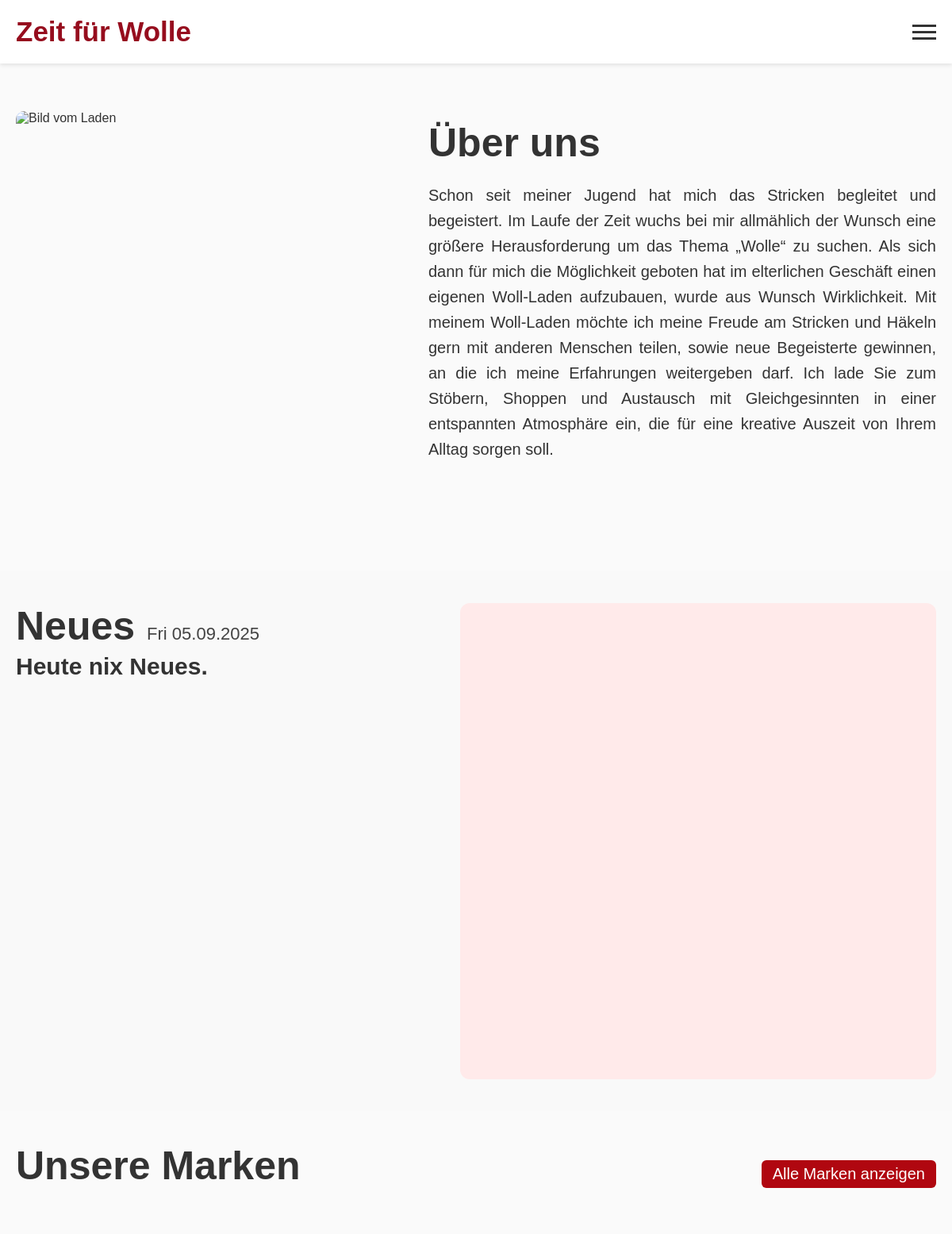
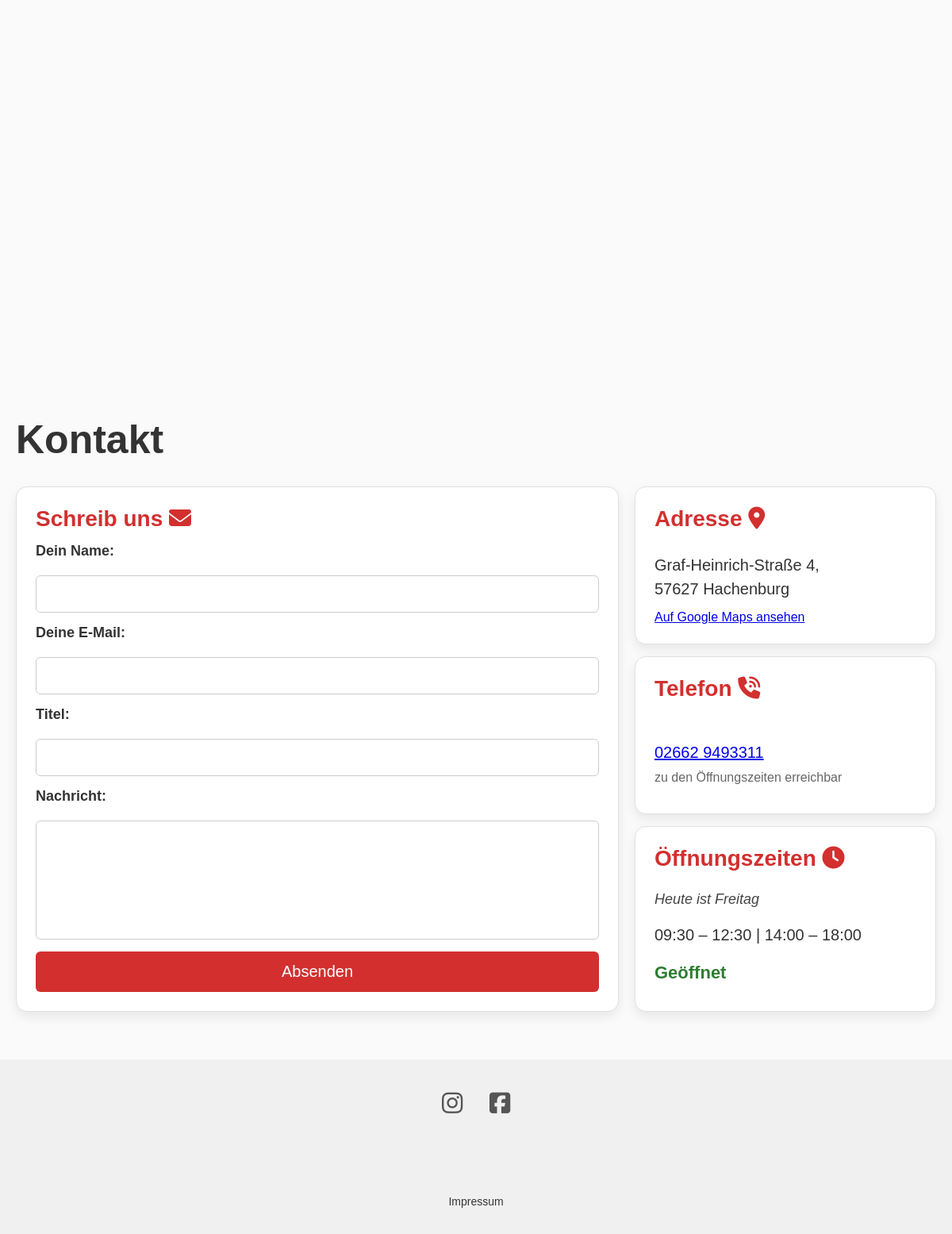
The page / on the database its author committed (2 pictures, top to bottom).
### tables this page shows
CREATE TABLE `oeffnungszeiten` (
  `id` int(11) NOT NULL,
  `tag` int(1) NOT NULL,
  `offen` time NOT NULL,
  `zu` time NOT NULL,
  `pause_anfang` time NOT NULL,
  `pause_ende` time NOT NULL
);

CREATE TABLE `socials` (
  `id` int(11) NOT NULL,
  `plattform` varchar(100) DEFAULT NULL,
  `url` varchar(255) DEFAULT NULL,
  `wichtigkeit` tinyint(4) NOT NULL,
  `reihenfolge` int(11) NOT NULL
);

### includes/socials-include.php (the view, shortened to what this page needs)
<?php
require_once 'datenbank.php';
$mobileSocials = '';
$stmt = $pdo->prepare("SELECT `plattform`, `url` FROM `socials` WHERE `wichtigkeit` = 1 ORDER BY `reihenfolge` ASC");
$stmt->execute();
$socials = $stmt->fetchAll(PDO::FETCH_ASSOC);
if ($socials) {
    $mobileSocials .= '<div class="mobile-socials">';
    foreach ($socials as $social) {
        $plattform = strtolower($social['plattform']);
        $url = htmlspecialchars($social['url']);
        $icon = '';
        switch ($plattform) {
            case 'instagram':
                $icon = '<i class="fa-brands fa-instagram fa-xl"></i>';
                break;
            case 'facebook':
                $icon = '<i class="fa-brands fa-square-facebook fa-xl"></i>';
                break;
              }
              $mobileSocials .= '<div class="social-icon"><a href="' . $url . '" target="_blank" rel="noopener noreferrer">' . $icon . '</a></div>';
          }
          $mobileSocials .= '</div>';
      }

### includes/oeffnungszeiten-include.php (shortened to what this page needs)
<?php
include __DIR__ . '/datenbank.php';
$heuteTag = date('N');
$tageNamen = [1=>"Montag",2=>"Dienstag",3=>"Mittwoch",4=>"Donnerstag",5=>"Freitag",6=>"Samstag",7=>"Sonntag"];
$sql = "SELECT * FROM oeffnungszeiten WHERE tag = ?";
$stmt = $pdo->prepare($sql);
$stmt->execute([$heuteTag]);
$row = $stmt->fetch(PDO::FETCH_ASSOC);
$status = "<span class='status unknown'>Keine Daten</span>";
$zeitenText = "–";
if ($row) {
    $jetzt = date('H:i');
    $offen = $row['offen'];
    $zu = $row['zu'];
    $pauseAnfang = $row['pause_anfang'];
    $pauseEnde = $row['pause_ende'];
    if ($offen == "00:00:00" && $zu == "00:00:00") {
        $status = "<span class='status closed'>Geschlossen</span>";
        $nextDay = $heuteTag;
        do {
            $nextDay = $nextDay % 7 + 1;
            $stmt2 = $pdo->prepare("SELECT * FROM oeffnungszeiten WHERE tag = ?");
            $stmt2->execute([$nextDay]);
            $nextRow = $stmt2->fetch(PDO::FETCH_ASSOC);
        } while ($nextRow && $nextRow['offen'] == "00:00:00" && $nextRow['zu'] == "00:00:00");
        if ($nextRow) {
            $status .= ", öffnet wieder " . $tageNamen[$nextDay] . " um " . date("H:i", strtotime($nextRow['offen'])) . " Uhr";
        }
        $zeitenText = "–";
    } else {
if ($jetzt >= $offen && $jetzt < $zu) {
    if ($pauseAnfang != "00:00:00" && $pauseEnde != "00:00:00" && $jetzt >= $pauseAnfang && $jetzt < $pauseEnde) {
        $status = "<span class='status closed'>Geschlossen (Pause bis " . date("H:i", strtotime($pauseEnde)) . ")</span>";
    } else {
        $status = "<span class='status open'>Geöffnet</span>";
    }
}
        if ($pauseAnfang != "00:00:00" && $pauseEnde != "00:00:00") {
            $zeitenText = date("H:i", strtotime($offen)) . " – " . date("H:i", strtotime($pauseAnfang)) .
                          " | " . date("H:i", strtotime($pauseEnde)) . " – " . date("H:i", strtotime($zu));
        } else {
            $zeitenText = date("H:i", strtotime($offen)) . " – " . date("H:i", strtotime($zu));
        }
    }
}
?>
<div class="contact-box">
  <h3>Öffnungszeiten <i class="fa-solid fa-clock"></i></h3>
  <p class="day"><em>Heute ist <?php echo $tageNamen[$heuteTag]; ?></em></p>
  <p><?php echo $zeitenText; ?></p>
  <p><strong><?php echo $status; ?></strong></p>
</div>

### css/style.css (style rules this page uses)
* { box-sizing: border-box; margin: 0; padding: 0; }
body { font-family: Arial, sans-serif; background: #fafafa; color: #333; scroll-behavior: smooth; }
.mobile-socials { display: flex; gap: 12px; align-items: center; margin-left: auto; }
.mobile-socials span, .social-icon { width: 50px; height: 50px; border-radius: 50%; background-color: transparent; transition: background-color 0.3s ease, transform 0.3s ease; border: 2px solid transparent; display: flex; align-items: center; justify-content: center; }
.mobile-socials span a, .social-icon a { color: #555; font-size: 20px; text-decoration: none; display: flex; align-items: center; justify-content: center; }
footer .mobile-socials { display: flex; justify-content: center; align-items: center; gap: 20px; margin-left: auto; margin-right: auto; }
footer .social-icon a { justify-content: center; align-items: center; font-size: 20px; }
@media (max-width: 1200px) { .mobile-socials { margin-top: auto; padding-bottom: 40px; width: 100%; justify-content: center; } }
@media (max-width: 1200px) { .social-icon a { font-size: 28px; } }
.contact-box { flex: 1; display: flex; flex-direction: column; justify-content: space-between; background: #ffffff; padding: 24px; border-radius: 14px; border: 1px solid #e0e0e0; box-shadow: 0 6px 14px rgba(0, 0, 0, 0.08); transition: transform 0.2s ease, box-shadow 0.2s ease; }
.contact-box h3 { margin-bottom: 14px; font-size: 28px; color: #d32f2f; }
.contact-box p { font-size: 20px; margin: 8px 0; line-height: 1.5; }
.contact-box .day { font-size: 18px; color: #444; margin-bottom: 8px; }
.status.open { color: #2e7d32; font-weight: bold; font-size: 22px; }
footer .mobile-socials { margin: 0; gap: 10px; }
footer a { text-decoration: none; color: #333; font-size: 14px; }
:root { --sticky-offset: 96px; }

### rows shown on the page
oeffnungszeiten: zeitenText "09:30 – 12:30 | 14:00 – 18:00"
socials: plattform "instagram" (drawn)
socials: plattform "facebook" (drawn)
